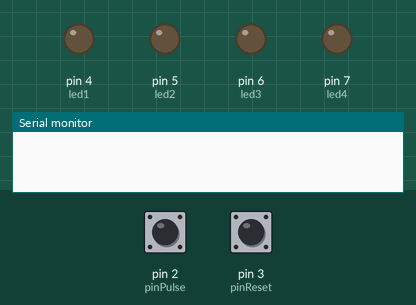
Recording of a sketch running on a simulated Arduino Uno, built with avr-gcc and run on an emulated ATmega328P. Shown: output pins drawn as LEDs (lit = HIGH), the last lines printed to the serial monitor. The test bench sets the inputs (shaded band); at power-on: pin 2 (pinPulse) HIGH, pin 3 (pinReset) HIGH.

Above: at 1.2 s.
1.3 s: pin 2 (pinPulse) pulled LOW for 0.15 s
At 2.0 s:
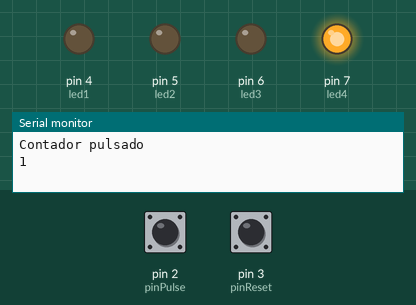
2.9 s: pin 2 (pinPulse) pulled LOW for 1 s
At 3.2 s:
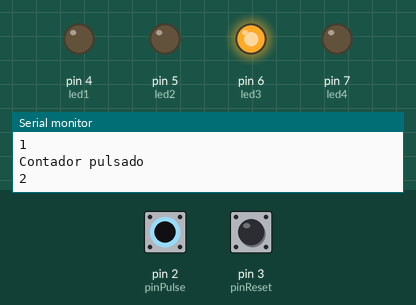
5.4 s: pin 2 (pinPulse) pulled LOW for 0.15 s
At 6.4 s:
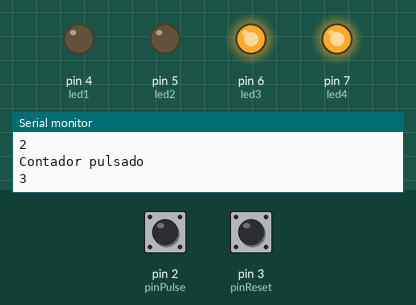
7.0 s: pin 2 (pinPulse) pulled LOW for 3.2 s
At 7.7 s:
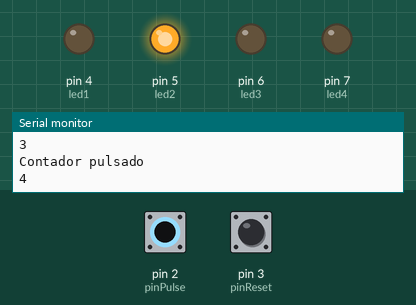
11.7 s: pin 2 (pinPulse) pulled LOW for 0.15 s
At 12.6 s:
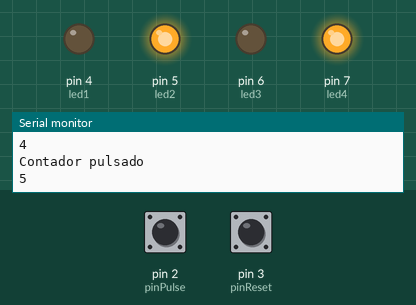
13.3 s: pin 3 (pinReset) pulled LOW for 0.15 s
At 13.9 s:
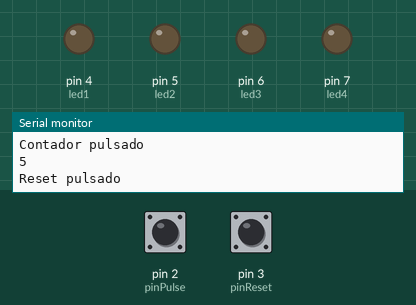
Timing chart, 0 to 15.9 s (numbered marks = the images above; inputs shaded):
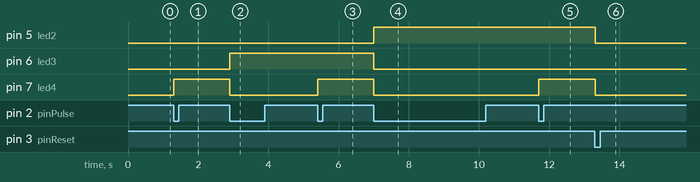

The sketch:

contador_binario.ino
```cpp
//Coontador binario de 4 bits

//Leds binarios
int led1 = 4;
int led2 = 5;
int led3 = 6;
int led4 = 7;

//Pin de pulso
int pinPulse = 2;

// Pin de reseteo
int pinReset = 3;

//Variables para contar
int var1;
int var2;
int var3;
int var4;

int cont;

int res1 = 0;
int res2 = 0;
int res3 = 0;
int res4 = 0;

int div1 = 0;
int div2 = 0;
int div3 = 0;

int estado = 0;

int funCont = 0;

void setup() {

  Serial.begin(9600);

//Leds binarios
  pinMode(led1, OUTPUT);
  pinMode(led2, OUTPUT);
  pinMode(led3, OUTPUT);
  pinMode(led4, OUTPUT);

//Pin y led de pulso
  attachInterrupt(digitalPinToInterrupt(pinPulse), contar, FALLING);

//Pin y led de reseteo
  attachInterrupt(digitalPinToInterrupt(pinReset), reset, FALLING);

}

void loop() {

  if (estado == 0) {

    digitalWrite(led1, LOW);
    digitalWrite(led2, LOW);
    digitalWrite(led3, LOW);
    digitalWrite(led4, LOW);

  }

  if (estado == 1) {

////////////////////////////////////////////
    res1 = (cont % 2);
    if (res1 != 0) {
      digitalWrite(led4, HIGH);
    }
    else {
      digitalWrite(led4, LOW);
    }

///////////////////////////////////////////
    div1 = (cont / 2);
    res2 = (div1 % 2);
    if (res2 != 0) {
      digitalWrite(led3, HIGH);
    }
    else {
      digitalWrite(led3, LOW);
    }

//////////////////////////////////////////
    div2 = (div1 / 2);
    res3 = (div2 % 2);
    if (res3 != 0) {
      digitalWrite(led2, HIGH);
    }
    else {
      digitalWrite(led2, LOW);
    }

//////////////////////////////////////////
    div3 = (div2 / 2);
    res4 = (div3 % 2);
    if (res4 != 0) {
      digitalWrite(led1, HIGH);
    }
    else {
      digitalWrite(led1, LOW);
    }

  delay(100);
  funCont = 0;
  }

}

void contar() {

  Serial.println("Contador pulsado");

  if (cont < 15 && funCont == 0){
    cont = cont + 1;
    estado = 1;
    Serial.println(cont);
    funCont = 1;
  }

  else if (cont >= 15)  {
    cont = 0;
    Serial.println("Contador reseteado por limite.");
  }

}

void reset() {

  Serial.println("Reset pulsado");

  cont = 0;
  estado = 0;

}
```

Measured:
- after the input at 1.3 s, pin 7 (led4): LOW → HIGH at once
- after the input at 2.9 s, pin 6 (led3): LOW → HIGH at once; pin 7 (led4): HIGH → LOW at once
- after the input at 5.4 s, pin 7 (led4): LOW → HIGH at once
- after the input at 7.0 s, pin 5 (led2): LOW → HIGH at once; pin 6 (led3), pin 7 (led4): HIGH → LOW at once
- after the input at 11.7 s, pin 7 (led4): LOW → HIGH at once
- after the input at 13.3 s, pin 5 (led2), pin 7 (led4): HIGH → LOW at once
